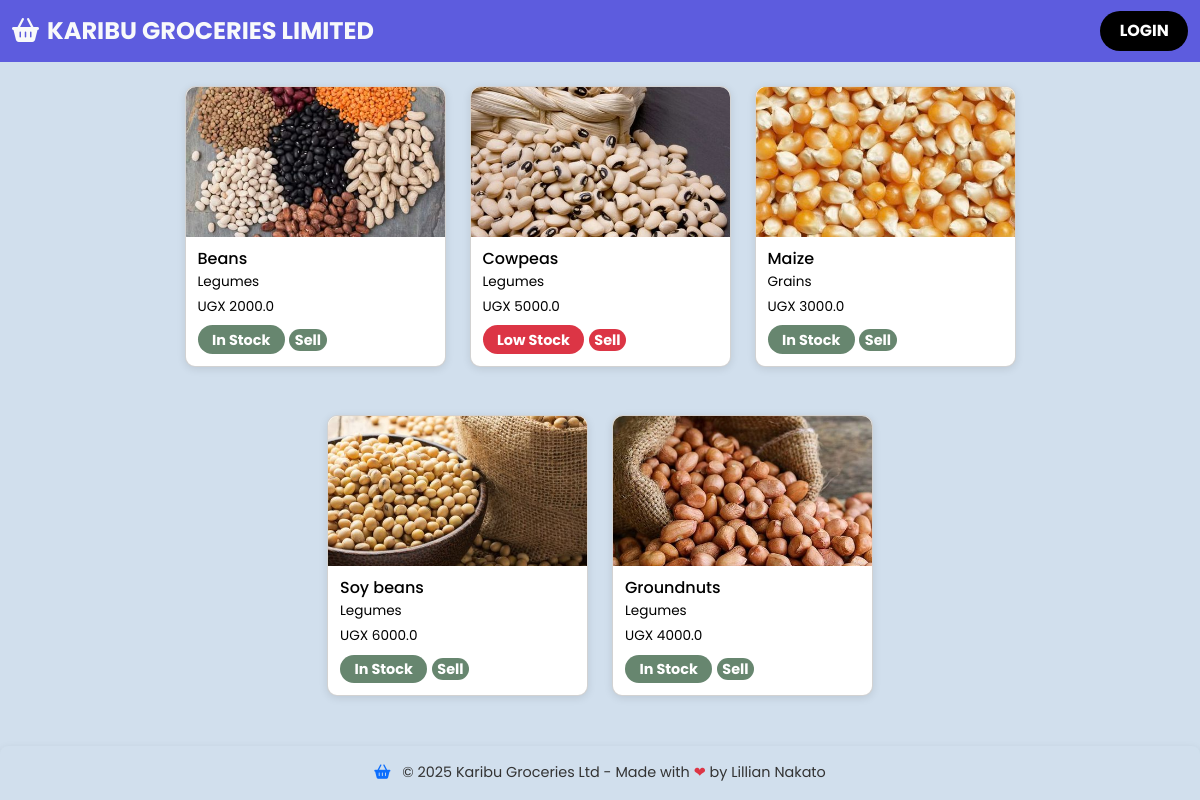
/home/, run on the app's committed database.
### kgl_app/models.py (models this page shows, shortened)
class Product(models.Model):
    product_name = models.CharField(max_length=50, blank=False, null=False)
    branch = models.ForeignKey(Branch, on_delete=models.CASCADE, blank=False,default='')
    product_type = models.CharField(max_length=50, blank=True)
    time_of_produce = models.CharField(max_length=50, blank=True)
    stock_contact = models.CharField(max_length=50, blank=True)
    source = models.CharField(max_length=50)
    cost = models.FloatField(default=2)
    unit_cost = models.FloatField(default=2)
    unit_price = models.FloatField(default=2)
    total_quantity = models.FloatField(default=2)
    received_quantity = models.FloatField(default=2)
    issued_quantity = models.FloatField(default=2)
    date = models.DateField(auto_now_add=True)

### kgl_app/views.py (the view)
# urls.py: path('', views.home, name='index'),
def index(request):
    products = Product.objects.all().order_by('id')
    return render(request, "kgl_app/home.html", {'products': products})

### kgl_app/templates/kgl_app/home.html (shortened to what this page needs)
{% load static %}
<!DOCTYPE html>
<html lang="en" {% if dark_mode %}class="dark" {% endif %}>
<head>
    <link href="https://cdn.jsdelivr.net/npm/bootstrap@5.3.3/dist/css/bootstrap.min.css" rel="stylesheet"
>
    <link href="https://cdnjs.cloudflare.com/ajax/libs/font-awesome/6.4.0/css/all.min.css" rel="stylesheet">
    <link rel="stylesheet" href="{% static 'css/home.css' %}">
</head>
<body>
    <nav class="navbar navbar-expand-lg navbar-dark">
        <div class="container-fluid">
            <span class="navbar-brand"><i class="fas fa-shopping-basket me-2"></i>KARIBU GROCERIES LIMITED</span>
            <div>
                <button>
                    <a href="/login/">LOGIN</a>
                </button>
            </div>
        </div>
    </nav>
    <div class="container py-4">
        <div class="row product-row mb-4">
            {% for product in products|slice:":3" %}
            <div class="col-md-4 col-sm-6 mb-4">
                <div class="card h-100">
                    <img src="{% if product.product_name == 'Beans' %}{% static 'images/beans.jpg' %}
                  {% elif product.product_name == 'Groundnuts' %}{% static 'images/gnuts.jpg' %}
                  {% elif product.product_name == 'Maize' %}{% static 'images/maize.jpg' %}
                  {% elif product.product_name == 'Cowpeas' %}{% static 'images/cowpeas.jpg' %}
                  {% elif product.product_name == 'Soy beans' %}{% static 'images/soybeans.jpg' %}
                  {% else %}{% static 'images/default.jpg' %}{% endif %}" class="card-img-top img-fluid"
                        alt="{{ product.product_name }}">
                    <div class="card-body">
                        <h5 class="card-title" style="color: #000;">{{ product.product_name }}</h5>
                        <p class="card-text" style="color: #000;">{{ product.product_type }}</p>
                        <p class="card-text" style="color: #000;">UGX {{ product.unit_price }}</p>
                        <span
                            class="badge {% if product.total_quantity == 0 %}bg-secondary{% elif product.total_quantity > 200 %}bg-success{% else %}bg-danger{% endif %}">
                            {% if product.total_quantity == 0 %}Not in Stock{% elif product.total_quantity > 200 %}In
                            Stock{% else %}Low Stock{% endif %}
                        </span>
                        {% if product.total_quantity > 0 %}
                        <a href="{% url 'issue_item' product.id %}"
                            class="badge {% if product.total_quantity > 200 %}bg-success{% else %}bg-danger{% endif %} text-white text-decoration-none mt-2"
                            style="display: inline-block; padding: 0.25em 0.4em;">Sell</a>
                        {% else %}
                        <span class="badge bg-secondary text-white mt-2"
                            style="display: inline-block; padding: 0.25em 0.4em;" disabled>Sell</span>
                        {% endif %}
                    </div>
                </div>
            </div>
            {% endfor %}
        </div>
        <div class="row product-row">
            {% for product in products|slice:"3:5" %}
            <div class="col-md-4 col-sm-6 mb-4">
                <div class="card h-100">
                    <img src="{% if product.product_name == 'Beans' %}{% static 'images/beans.jpg' %}
                  {% elif product.product_name == 'Groundnuts' %}{% static 'images/gnuts.jpg' %}
                  {% elif product.product_name == 'Maize' %}{% static 'images/maize.jpg' %}
                  {% elif product.product_name == 'Cowpeas' %}{% static 'images/cowpeas.jpg' %}
                  {% elif product.product_name == 'Soy beans' %}{% static 'images/soybeans.jpg' %}
                  {% else %}{% static 'images/default.jpg' %}{% endif %}" class="card-img-top img-fluid"
                        alt="{{ product.product_name }}">
                    <div class="card-body">
                        <h5 class="card-title" style="color: #000;">{{ product.product_name }}</h5>
                        <p class="card-text" style="color: #000;">{{ product.product_type }}</p>
                        <p class="card-text" style="color: #000;">UGX {{ product.unit_price }}</p>
                        <span
                            class="badge {% if product.total_quantity == 0 %}bg-secondary{% elif product.total_quantity > 200 %}bg-success{% else %}bg-danger{% endif %}">
                            {% if product.total_quantity == 0 %}Not in Stock{% elif product.total_quantity > 200 %}In
                            Stock{% else %}Low Stock{% endif %}
                        </span>
                        {% if product.total_quantity > 0 %}
                        <a href="{% url 'issue_item' product.id %}"
                            class="badge {% if product.total_quantity > 200 %}bg-success{% else %}bg-danger{% endif %} text-white text-decoration-none mt-2"
                            style="display: inline-block; padding: 0.25em 0.4em;">Sell</a>
                        {% else %}
                        <span class="badge bg-secondary text-white mt-2"
                            style="display: inline-block; padding: 0.25em 0.4em;" disabled>Sell</span>
                        {% endif %}
                    </div>
                </div>
            </div>
            {% endfor %}
        </div>
    </div>
    <footer>
        <div class="row align-items-center justify-content-center">
            <div class="col-auto">
                <i class="fas fa-shopping-basket text-primary me-2"></i>
                © 2025 Karibu Groceries Ltd - Made with <span class="text-danger">❤</span> by Lillian Nakato
            </div>
        </div>
    </footer>
</body>
</html>

### kgl_app/static/css/home.css (style rules this page uses)
body { margin: 0; font-family: 'Segoe UI', Tahoma, Geneva, Verdana, sans-serif; background-color: #d1dfed; min-height: 100vh; display: flex; flex-direction: column; }
.navbar { background-color: #0f100f; }
.navbar-brand { font-weight: bold; font-size: 1.5rem; color: #f8f9fa; }
button { background-color: #ef5807; border: none; }
button a { text-decoration: none; color: white; font-weight: bold; }
.product-row { display: flex; justify-content: center; flex-wrap: wrap; }
.product-row .col-md-4 { flex: 0 0 25%; max-width: 25%; }
.card { border-radius: 10px; box-shadow: 0 2px 8px rgba(0, 0, 0, 0.1); transition: transform 0.2s; }
.card-img-top { height: 150px; object-fit: cover; border-top-left-radius: 10px; border-top-right-radius: 10px; }
.card-body { padding: 0.75rem; }
.card-title { font-size: 1rem; margin-bottom: 0.25rem; }
.card-text { font-size: 0.85rem; margin-bottom: 0.25rem; }
.badge { font-size: 0.75rem; padding: 0.3rem 0.6rem; }
.badge { padding: 0.5em 1em; font-size: 0.9em; border-radius: 50px; }
.bg-success { background-color: #67866f !important; }
.bg-danger { background-color: #dc3545 !important; }
.container { flex-grow: 1; }
footer { background-color: rgba(0, 0, 0, 0.8); color: #f8f9fa; text-align: center; padding: 1rem 0; margin-top: auto; font-size: 0.9rem; }

### kgl_app/templates/kgl_app/home.html (style rules this page uses)
:root { --primary-color: #5D5CDE; --secondary-color: #FF9F67; --light-bg: #FFFFFF; --dark-bg: #181818; --dark-text: #F5F5F5; --border-radius: 8px; --black: #000000; --orange: #FF6200; }
body { margin: 0; font-family: 'Poppins', sans-serif; background-color: #d1dfed; min-height: 100vh; display: flex; flex-direction: column; position: relative; }
.navbar { background-color: var(--primary-color); }
.navbar-brand { font-weight: bold; font-size: 1.5rem; color: #f8f9fa; }
button { background-color: var(--black); border: none; border-radius: 30px; padding: 0.5rem 1.2rem; transition: background-color 0.2s; }
button a { text-decoration: none; color: white; font-weight: bold; }
.product-row { display: flex; justify-content: center; flex-wrap: wrap; }
.product-row .col-md-4 { flex: 0 0 25%; max-width: 25%; }
.card { border-radius: 10px; box-shadow: 0 2px 8px rgba(0, 0, 0, 0.1); transition: transform 0.2s; }
.card-img-top { height: 150px; object-fit: cover; border-top-left-radius: 10px; border-top-right-radius: 10px; }
.card-body { padding: 0.75rem; }
.card-title { font-size: 1rem; margin-bottom: 0.25rem; }
.card-text { font-size: 0.85rem; margin-bottom: 0.25rem; }
.badge { font-size: 0.75rem; padding: 0.3rem 0.6rem; padding: 0.5em 1em; font-size: 0.9em; border-radius: 50px; }
.bg-success { background-color: #67866f !important; }
.bg-danger { background-color: #dc3545 !important; }
.container { flex-grow: 1; }
footer { background-color: #d1dfed; color: #333; text-align: center; padding: 1rem 0; margin-top: auto; font-size: 0.9rem; border-radius: var(--border-radius) var(--border-radius) 0 0; box-shadow: 0 2px 8px rgba(0, 0, 0, 0.08); }
footer .row { align-items: center; justify-content: center; }

### data on the page
Product: shows a picture, product_name "Beans", product_type "Legumes", unit_price "2000.0", total_quantity "In Stock"
Product: shows a picture, product_name "Cowpeas", product_type "Legumes", unit_price "5000.0", total_quantity "Low Stock"
Product: shows a picture, product_name "Maize", product_type "Grains", unit_price "3000.0", total_quantity "In Stock"
Product: shows a picture, product_name "Soy beans", product_type "Legumes", unit_price "6000.0", total_quantity "In Stock"
Product: shows a picture, product_name "Groundnuts", product_type "Legumes", unit_price "4000.0", total_quantity "In Stock"
